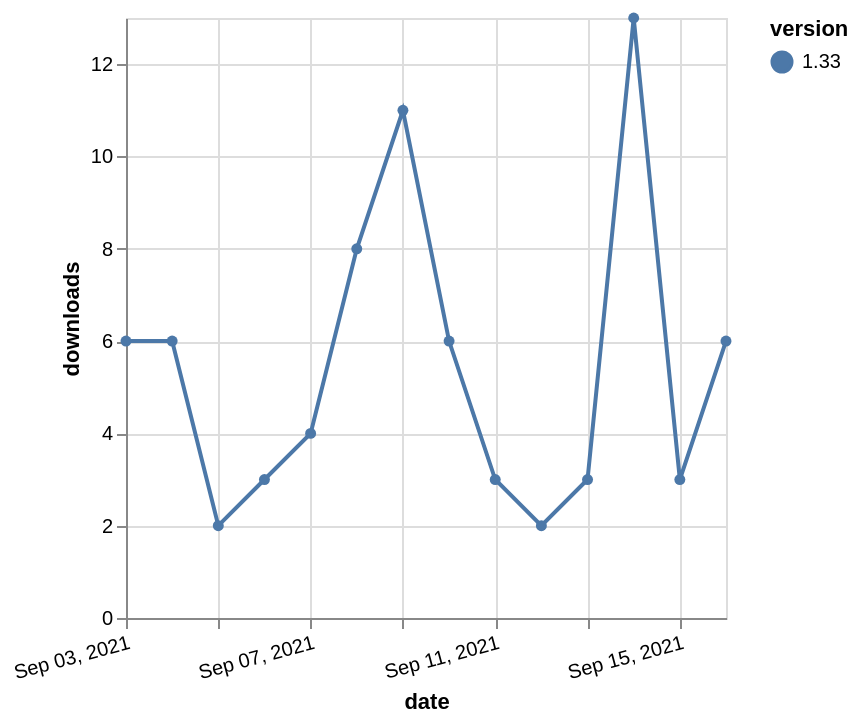

Vega-Lite specification for this chart:
### Vega-Lite specification from a JSON file in a GitHub repository (floating-point values rounded to 4 significant figures)
{"$schema": "https://vega.github.io/schema/vega-lite/v5.json", "description": "A simple bar chart with embedded data.", "data": {"values": [{"date": "2021-09-03", "total": 32862, "delta": 6, "version": "1.33"}, {"date": "2021-09-04", "total": 32868, "delta": 6, "version": "1.33"}, {"date": "2021-09-05", "total": 32870, "delta": 2, "version": "1.33"}, {"date": "2021-09-06", "total": 32873, "delta": 3, "version": "1.33"}, {"date": "2021-09-07", "total": 32877, "delta": 4, "version": "1.33"}, {"date": "2021-09-08", "total": 32885, "delta": 8, "version": "1.33"}, {"date": "2021-09-09", "total": 32896, "delta": 11, "version": "1.33"}, {"date": "2021-09-10", "total": 32902, "delta": 6, "version": "1.33"}, {"date": "2021-09-11", "total": 32905, "delta": 3, "version": "1.33"}, {"date": "2021-09-12", "total": 32907, "delta": 2, "version": "1.33"}, {"date": "2021-09-13", "total": 32910, "delta": 3, "version": "1.33"}, {"date": "2021-09-14", "total": 32923, "delta": 13, "version": "1.33"}, {"date": "2021-09-15", "total": 32926, "delta": 3, "version": "1.33"}, {"date": "2021-09-16", "total": 32932, "delta": 6, "version": "1.33"}]}, "width": "container", "mark": {"type": "line", "point": {"filled": true}}, "encoding": {"x": {"field": "date", "type": "temporal", "timeUnit": "yearmonthdate", "title": "date", "axis": {"labelAngle": -15}}, "y": {"field": "delta", "type": "quantitative", "title": "downloads"}, "color": {"field": "version", "type": "nominal"}, "tooltip": {"field": "delta"}}}
